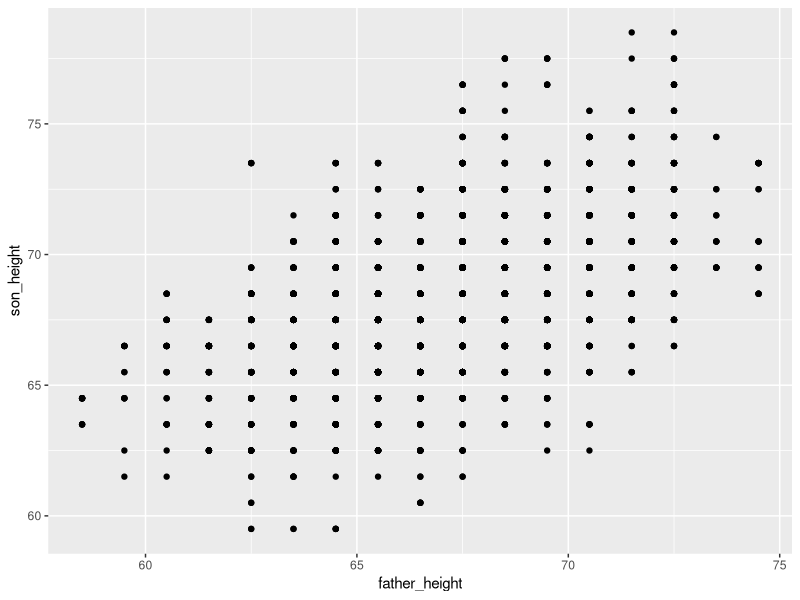
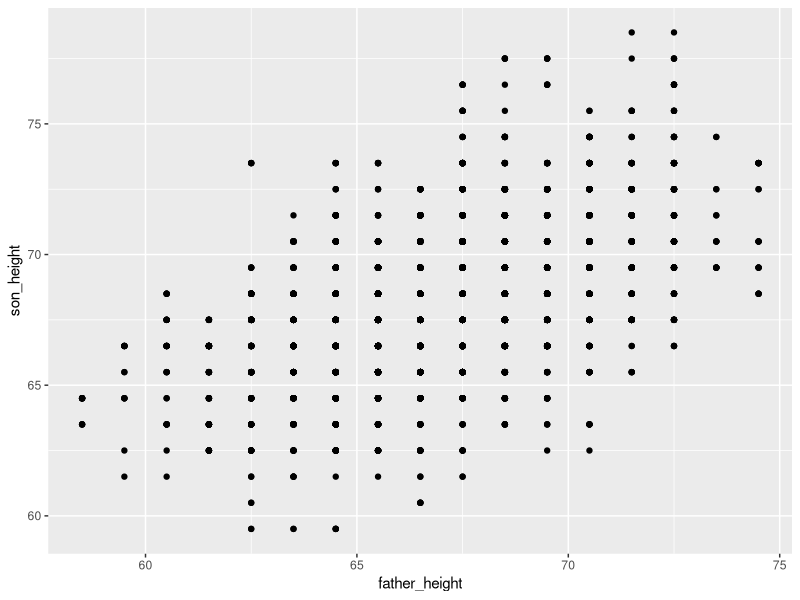
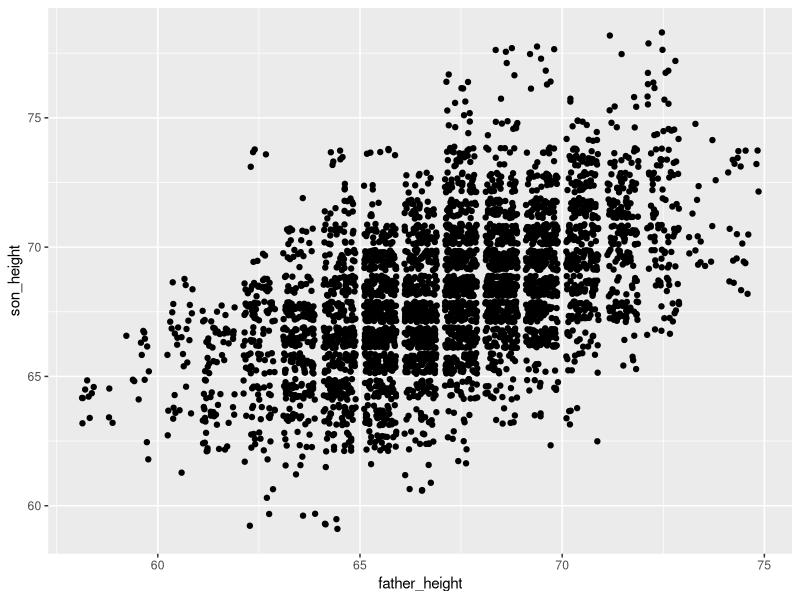
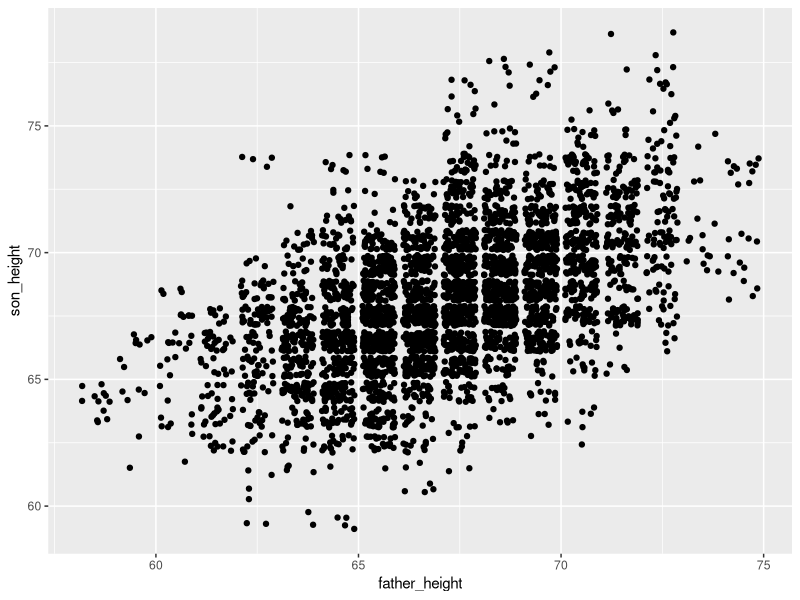
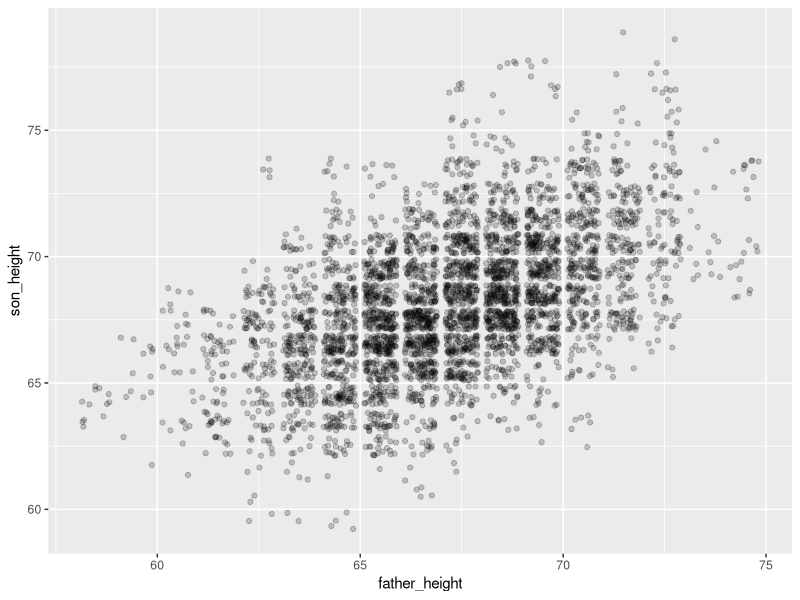
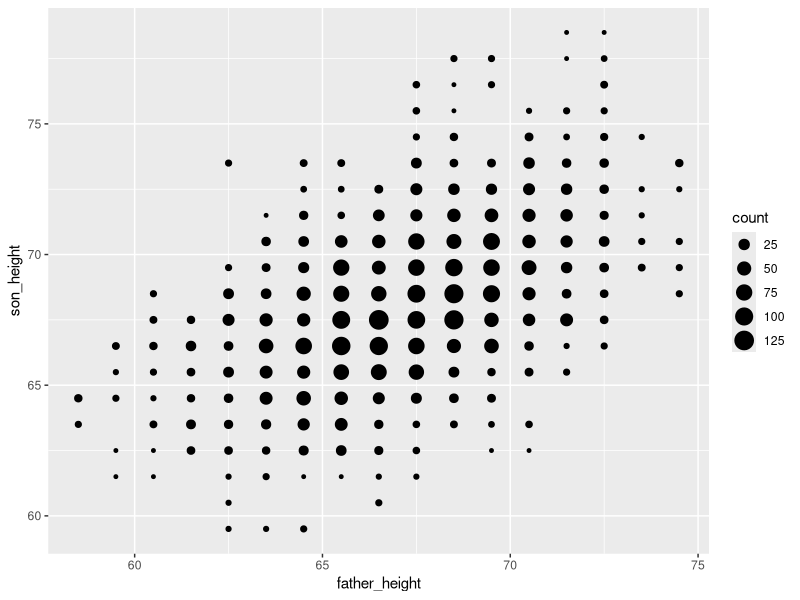
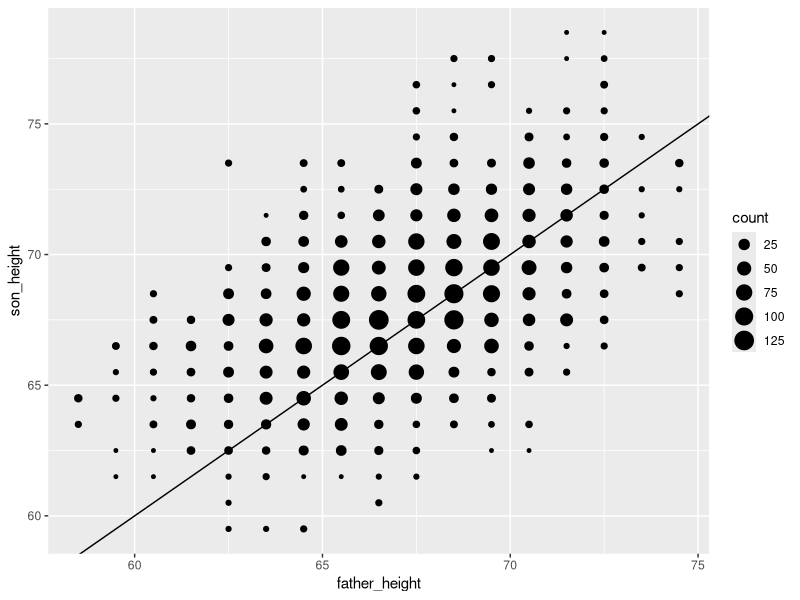
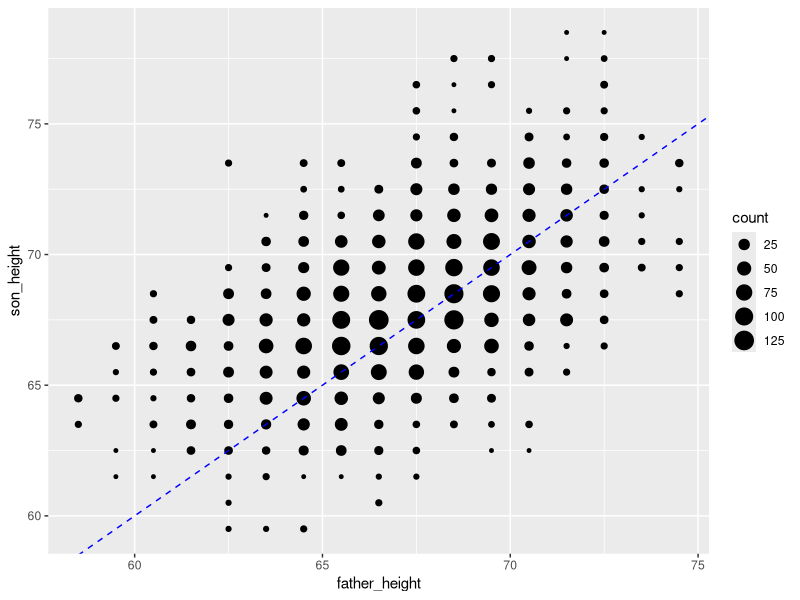

Recreate these plots in R, in order.
## ---- chunk 1
# uncomment this line if you haven't installed this package yet,
# then comment or delete this line after you successfully install
# install.packages("tidyverse")
## ---- chunk 2
library(tidyverse) # this loads ggplot2, dplyr, and others
## ---- chunk 3
pl <- read.csv("FatherSonHeights.csv")
head(pl)
## ---- chunk 4
ggplot(data = pl, aes(x = father_height, y = son_height)) + geom_point()
## ---- chunk 5
ggplot(pl, aes(father_height, son_height)) + geom_point()
## ---- chunk 6
ggplot(pl, aes(father_height, son_height)) + geom_jitter()
## ---- chunk 7
ggplot(pl, aes(father_height, son_height)) + geom_point(position = "jitter")
## ---- chunk 8
ggplot(pl, aes(father_height, son_height)) + geom_jitter(alpha = 0.2)
## ---- chunk 9
pl_grouped <- group_by(pl, father_height, son_height)
pl_counts <- summarize(pl_grouped, count = n())
pl_counts <- ungroup(pl_counts)
head(pl_counts)
## ---- chunk 10
ggplot(pl_counts, aes(father_height, son_height)) + 
  geom_point(aes(size = count))
## ---- chunk 11
ggplot(pl_counts, aes(father_height, son_height)) + 
  geom_point(aes(size = count)) +
  geom_abline(intercept = 0, slope = 1)
## ---- chunk 12
ggplot(pl_counts, aes(father_height, son_height)) + 
  geom_point(aes(size = count)) +
  geom_abline(intercept = 0, slope = 1, color = "blue", linetype = 2)
## ---- chunk 13
pl_regression <- lm(son_height ~ father_height, data = pl)
regression_intercept <- pl_regression$coefficients[1]
regression_slope <- pl_regression$coefficients[2]
## ---- chunk 14
ggplot(pl_counts, aes(father_height, son_height)) + 
  geom_point(aes(size = count)) +
  geom_abline(intercept = 0, slope = 1, color = "blue", linetype = 2) +
  geom_abline(intercept = regression_intercept, 
              slope = regression_slope,
              color = "red")
## ---- chunk 15
ggplot(pl_counts, aes(father_height, son_height)) + 
  geom_point(aes(size = count)) +
  geom_smooth(method = "lm", se = FALSE)
## ---- chunk 16
ggplot(pl_counts, aes(father_height, son_height)) + 
  geom_point(aes(size = count)) +
  geom_smooth(method = "lm", se = FALSE, color = "red") +
  geom_smooth(aes(weight = count), method = "lm", se = FALSE, color = "blue")
## ---- chunk 17
ggplot(pl, aes(father_height, son_height)) + geom_jitter(alpha = .1) + 
  theme_gray()
ggplot(pl, aes(father_height, son_height)) + geom_jitter(alpha = .1) + 
  theme_void()
ggplot(pl, aes(father_height, son_height)) + geom_jitter(alpha = .1) + 
  theme_minimal()
ggplot(pl, aes(father_height, son_height)) + geom_jitter(alpha = .1) + 
  theme_classic()
ggplot(pl, aes(father_height, son_height)) + geom_jitter(alpha = .1) + 
  theme_bw()
ggplot(pl, aes(father_height, son_height)) + geom_jitter(alpha = .1) + 
  theme_dark()

## ---- chunk 18
ggplot(pl_counts, aes(father_height, son_height)) + 
  geom_point(aes(size = count)) +
  xlab("father height (inches)") +
  ylab("son height (inches)") +
  ggtitle("Data from Pearson & Lee (1903)")
